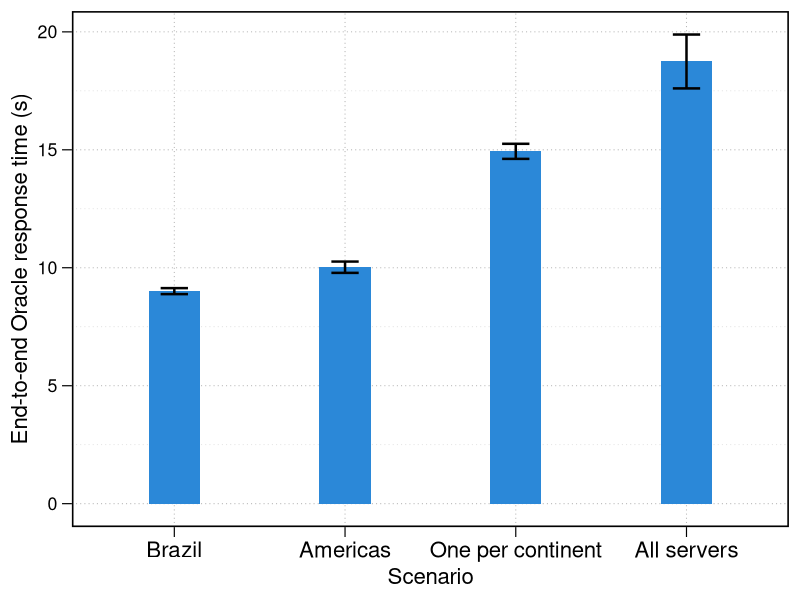
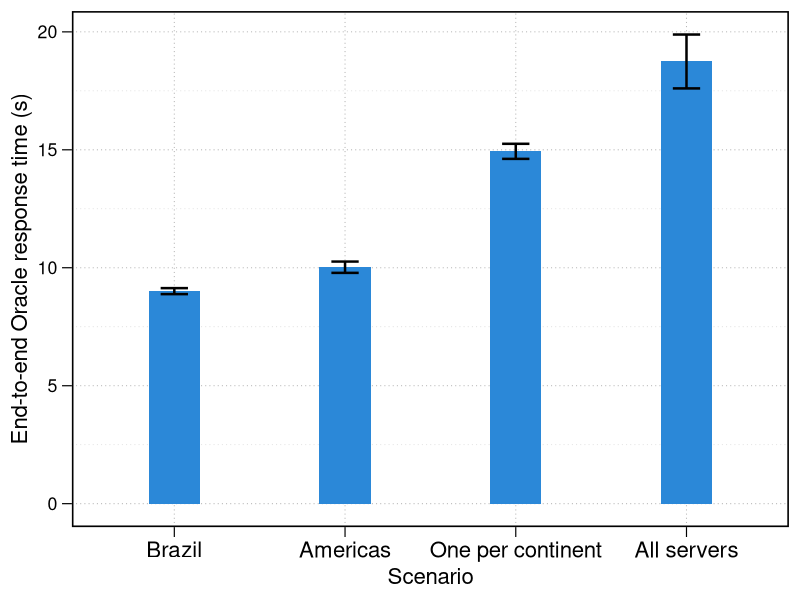

These figures' R source, in order:
# ============================
# 1. DATA VECTORS (milliseconds)
# ============================

todos10 <- c(
  19052,19050,19046,19048,19049,19047,19043,19055,19044,19047,
  19044,19048,19044,19045,14548,19043,19040,14541,19044,19043,
  19043,19042,19041,19042,19043,19041,19041,19043,19039,19040
)

six_continents <- c(
  15045,15042,13500,15041,15043,15040,15040,15040,15042,15044,
  15040,15040,14537,15039,14400,15042,15038,15038,15044,15040,
  15042,15040,15039,14538,15041,15043,15044,15040,15040,15043
)

americas <- c(
  10042,9537,10038,10041,10039,10041,10042,10041,10039,9540,
  10039,10038,10043,10038,10043,11000,10039,10040,10038,10040,
  10040,10039,10041,10045,10041,9540,10045,10041,10043,10041
)

brazil <- c(
  9043,9041,9041,9042,9045,9042,9044,9044,9044,9043,
  9040,9045,9045,9044,9046,9042,9043,9043,9039,9041,
  9044,9042,8540,9042,9042,9042,9043,8544,9040,9046
)

# ============================
# 2. STATISTICS FUNCTION
# ============================

stats <- function(v) {
  c(
    mean = mean(v),
    sd = sd(v),
    median = median(v),
    min = min(v),
    max = max(v),
    n = length(v)
  )
}

# ============================
# 3. COMPUTE STATISTICS
# ============================

df_stats <- data.frame(
  group = c("Brazil", "Americas", "6 Continents", "All 10"),
  rbind(
    stats(brazil),
    stats(americas),
    stats(six_continents),
    stats(todos10)
  )
)

# ============================
# 4. PREPARE DATA FOR PLOT
# ============================

library(ggplot2)

df_stats$group <- factor(
  df_stats$group,
  levels = c("Brazil", "Americas", "6 Continents", "All 10"),
  labels = c("Brazil", "Americas", "One per continent", "All servers")
)

# ============================
# 5. CREATE PLOT (Y AXIS IN SECONDS)
# ============================

p <- ggplot(df_stats, aes(x = group, y = mean / 1000)) +
  geom_col(
    width = 0.3,
    fill = "#2b88d8"
  ) +
  geom_errorbar(
    aes(
      ymin = (mean - sd) / 1000,
      ymax = (mean + sd) / 1000
    ),
    width = 0.16,
    linewidth = 0.85,
    color = "black"
  ) +
  labs(
    x = "Scenario",
    y = "End-to-end Oracle response time (s)"
  ) +
  theme_bw(base_size = 16) +
  theme(
    panel.grid.major = element_line(
      linetype = "dotted",
      linewidth = 0.35,
      color = "grey70"
    ),
    panel.grid.minor = element_line(
      linetype = "dotted",
      linewidth = 0.25,
      color = "grey85"
    ),
    axis.title = element_text(face = "plain"),
    axis.text = element_text(color = "black"),
    axis.text.x = element_text(size = 16, color = "black"),
    axis.ticks = element_line(color = "black", linewidth = 0.4),
    axis.ticks.length = unit(2.5, "mm"),
    panel.border = element_rect(
      color = "black",
      linewidth = 1.1
    ),
    legend.position = "none"
  )

print(p)

# ============================
# 6. SAVE PLOT AS PDF
# ============================

ggsave(
  filename = "latency_comparison_seconds.pdf",
  plot = p,
  device = cairo_pdf,
  width = 8,
  height = 5,
  dpi = 300
)
